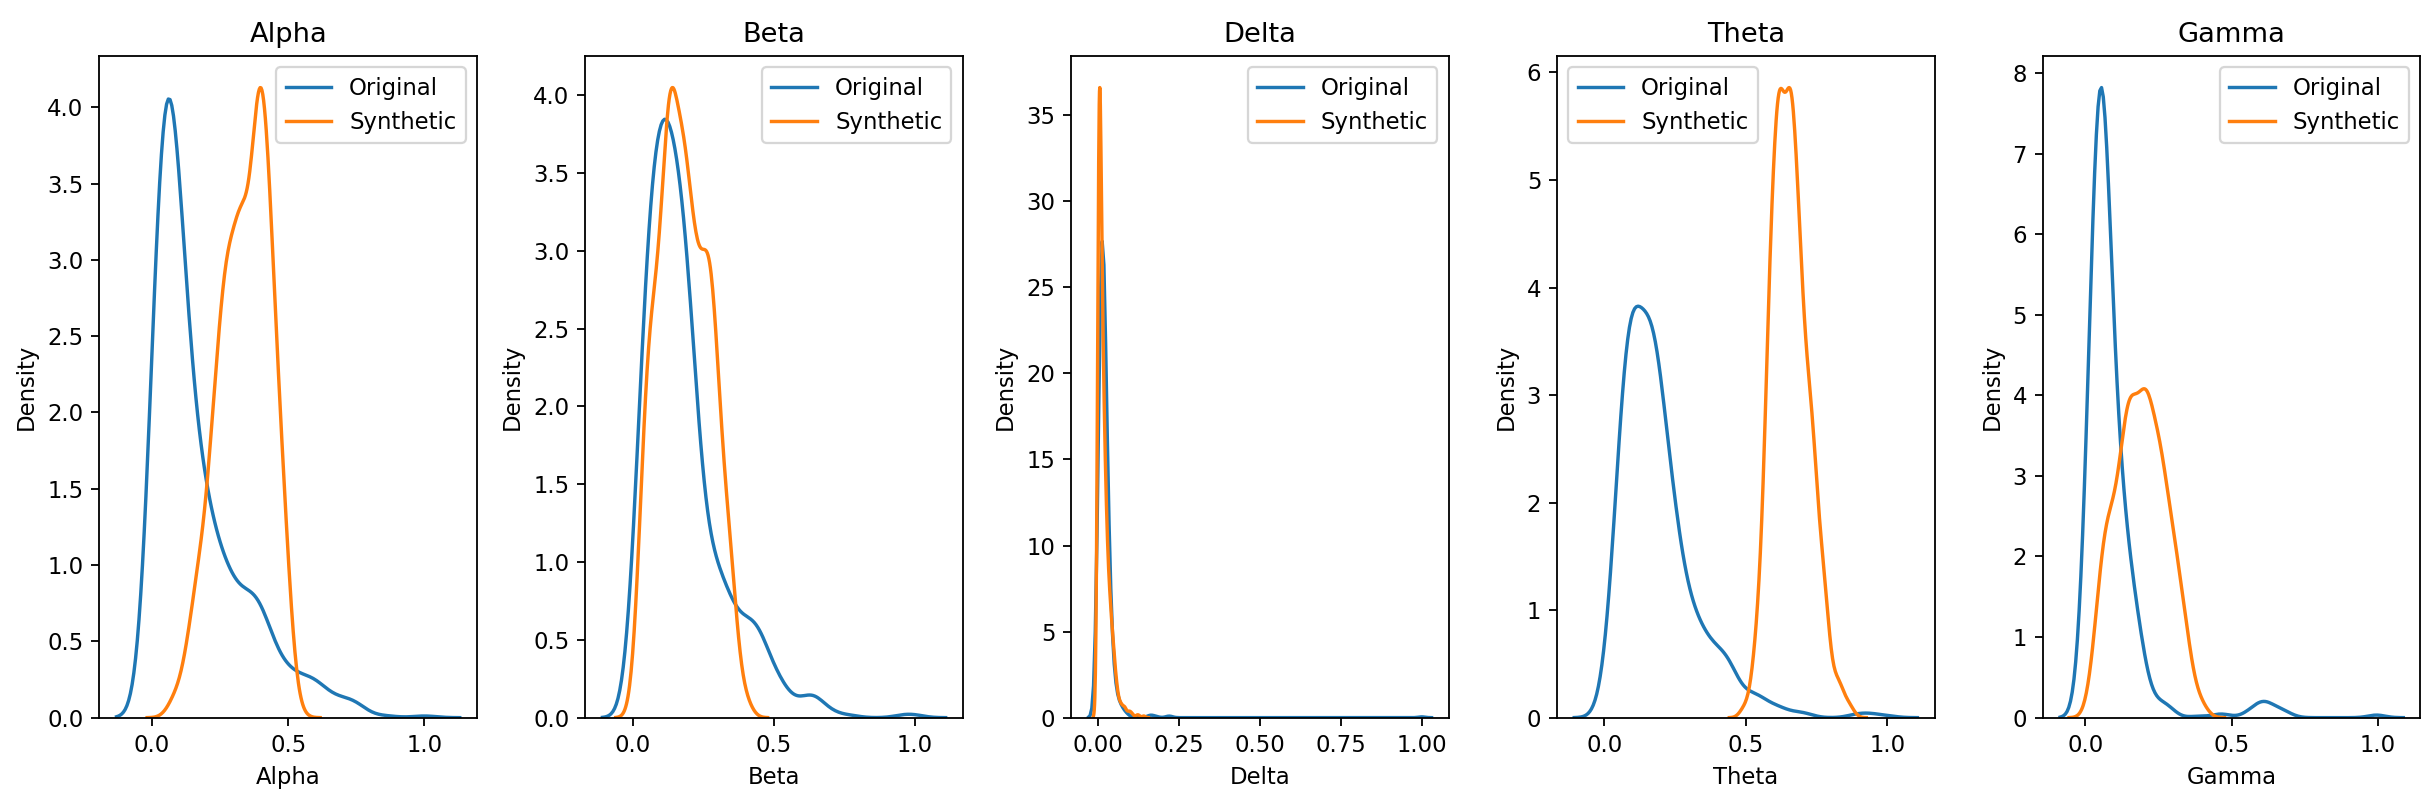

Python code for this plot:
import pandas as pd
import numpy as np
import torch
import torch.nn as nn
import torch.optim as optim
from torch.utils.data import DataLoader, TensorDataset
from sklearn.model_selection import train_test_split
from sklearn.ensemble import RandomForestClassifier
from sklearn.metrics import accuracy_score
import matplotlib.pyplot as plt
import seaborn as sns


data = pd.read_csv("Original_Dataset_Stress.csv")
data.drop(columns=["Subject"], inplace=True)
features = ["Alpha", "Beta", "Delta", "Theta", "Gamma"]
target = "Condition"

data_tensor = torch.tensor(data[features].values, dtype=torch.float32)
labels_tensor = torch.tensor(data[target].values, dtype=torch.float32).unsqueeze(1)
dataset = TensorDataset(data_tensor, labels_tensor)
dataloader = DataLoader(dataset, batch_size=32, shuffle=True)

# Define GAN model
class Generator(nn.Module):
    def __init__(self, latent_dim, output_dim):
        super(Generator, self).__init__()
        self.model = nn.Sequential(
            nn.Linear(latent_dim, 64),
            nn.ReLU(),
            nn.Linear(64, output_dim),
            nn.Sigmoid()
        )
    
    def forward(self, z):
        return self.model(z)

class Discriminator(nn.Module):
    def __init__(self, input_dim):
        super(Discriminator, self).__init__()
        self.model = nn.Sequential(
            nn.Linear(input_dim, 64),
            nn.ReLU(),
            nn.Linear(64, 1),
            nn.Sigmoid()
        )
    
    def forward(self, x):
        return self.model(x)


input_dim = len(features)
latent_dim = 16
generator = Generator(latent_dim, input_dim)
discriminator = Discriminator(input_dim)
optimizer_G = optim.Adam(generator.parameters(), lr=1e-3)
optimizer_D = optim.Adam(discriminator.parameters(), lr=1e-3)
criterion = nn.BCELoss()
epochs = 50
generator.train()
discriminator.train()


for epoch in range(epochs):
    for real_data, _ in dataloader:
        batch_size = real_data.size(0)
        
        optimizer_D.zero_grad()
        real_labels = torch.ones(batch_size, 1)
        fake_labels = torch.zeros(batch_size, 1)
        
        real_loss = criterion(discriminator(real_data), real_labels)
        
        z = torch.randn(batch_size, latent_dim)
        fake_data = generator(z)
        fake_loss = criterion(discriminator(fake_data.detach()), fake_labels)
        
        d_loss = real_loss + fake_loss
        d_loss.backward()
        optimizer_D.step()
        
        optimizer_G.zero_grad()
        g_loss = criterion(discriminator(fake_data), real_labels)
        g_loss.backward()
        optimizer_G.step()
    
    print(f"Epoch {epoch+1}, D Loss: {d_loss.item()}, G Loss: {g_loss.item()}")


generator.eval()
with torch.no_grad():
    z = torch.randn((len(data), latent_dim))
    synthetic_data = generator(z).numpy()

synthetic_df = pd.DataFrame(synthetic_data, columns=features)
synthetic_df[target] = 1
real_df = data.copy()
real_df[target] = 0
combined_df = pd.concat([real_df, synthetic_df])
labels = np.array(combined_df[target])
combined_df.drop(columns=[target], inplace=True)

X_train, X_test, y_train, y_test = train_test_split(combined_df, labels, test_size=0.2, random_state=42)
clf = RandomForestClassifier(n_estimators=100, random_state=42)
clf.fit(X_train, y_train)
y_pred = clf.predict(X_test)
print(f"Random Forest Accuracy: {accuracy_score(y_test, y_pred):.4f}")

fig, axes = plt.subplots(1, len(features), figsize=(15, 5))
for i, column in enumerate(features):
    sns.kdeplot(real_df[column], label="Original", ax=axes[i])
    sns.kdeplot(synthetic_df[column], label="Synthetic", ax=axes[i])
    axes[i].set_title(column)
    axes[i].legend()
plt.tight_layout()
plt.show()

synthetic_df.to_csv("synthetic_EEG_data_GAN.csv", index=False)
# Random Forest Accuracy: 0.9883
